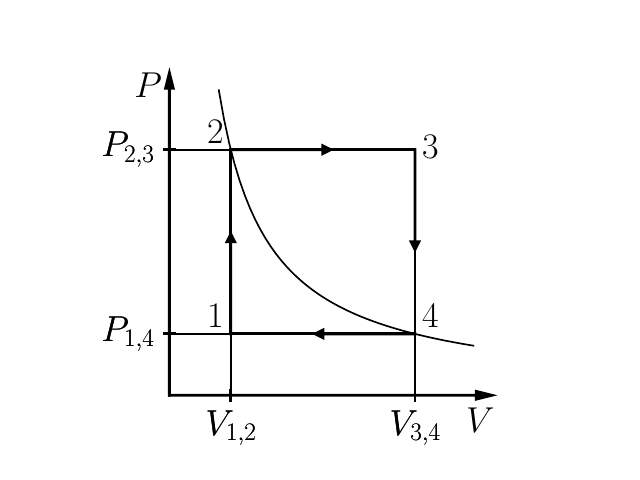

Generate this figure with Python:
from MKT import *

axes = Axes(10, 'P/$P$', 'V/$V$', ltx=True, fontsize=26, yratio=1)

v1 = (2, '$V_{1,2}$')
v2 = (8, '$V_{3,4}$')
p1 = (2, '$P_{1,4}$')
p2 = (8, '$P_{2,3}$')

state1 = State(axes, v=v1, p=p1, patch='$1$', patch_pos='TL')
state2 = State(axes, v=v1, p=p2, patch='$2$', patch_pos='TL')
state3 = State(axes, v=v2, p=p2, patch='$3$', patch_pos='R')
state4 = State(axes, v=v2, p=p1, patch='$4$', patch_pos='TR')

axes.process(state1, state2)
axes.process(state2, state3)
axes.process(state3, state4)
axes.process(state4, state1)
axes.isothermal(state2, None, arrow=False, lwmult=0.6)

axes.line(state1, tp='xp', linestyle='-')
axes.line(state1, tp='yp', linestyle='-')
axes.line(state2, tp='xp', linestyle='-')
axes.line(state4, tp='yp', linestyle='-')

#savefig('9.19.pdf')
show()
